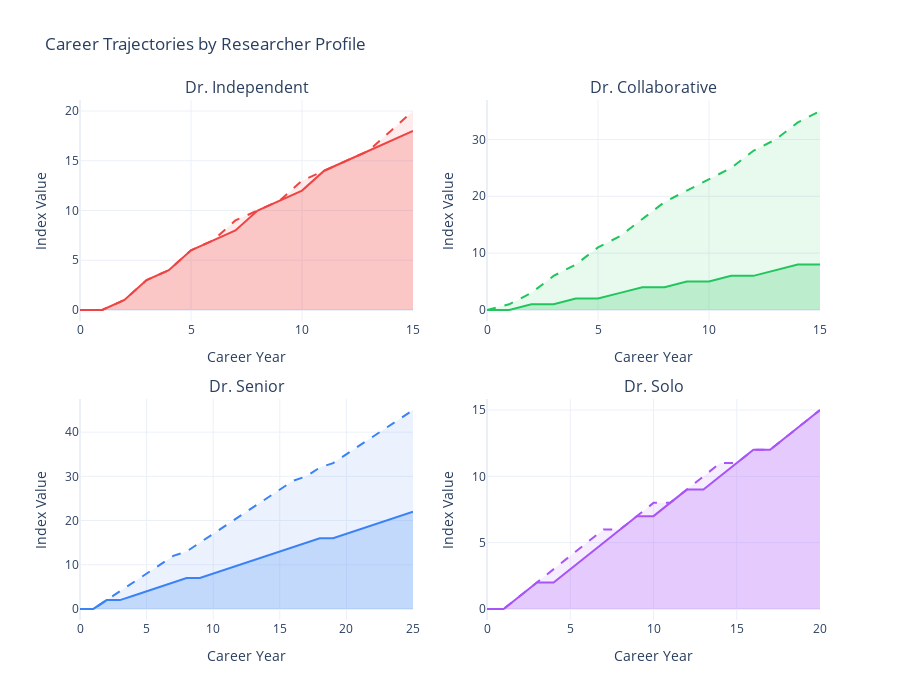

The code cell stored with this chart in its notebook:
### Code cell
create_trajectory_grid().show()

### Figure 1 — Plotly figure (JSON) as saved in the notebook; plotly's stock layout.template omitted (floating-point values rounded to 4 significant figures)
{"data": [{"line": {"color": "#ef4444", "width": 2}, "mode": "lines", "name": "U-index", "showlegend": true, "type": "scatter", "x": [0, 1, 2, 3, 4, 5, 6, 7, 8, 9, 10, 11, 12, 13, 14, 15], "xaxis": "x", "y": [0, 0, 1, 3, 4, 6, 7, 8, 10, 11, 12, 14, 15, 16, 17, 18], "yaxis": "y"}, {"line": {"color": "#ef4444", "dash": "dash", "width": 2}, "mode": "lines", "name": "h-index", "showlegend": true, "type": "scatter", "x": [0, 1, 2, 3, 4, 5, 6, 7, 8, 9, 10, 11, 12, 13, 14, 15], "xaxis": "x", "y": [0, 0, 1, 3, 4, 6, 7, 9, 10, 11, 13, 14, 15, 16, 18, 20], "yaxis": "y"}, {"fill": "tozeroy", "fillcolor": "rgba(239, 68, 68, 0.3)", "mode": "none", "showlegend": false, "type": "scatter", "x": [0, 1, 2, 3, 4, 5, 6, 7, 8, 9, 10, 11, 12, 13, 14, 15], "xaxis": "x", "y": [0, 0, 1, 3, 4, 6, 7, 8, 10, 11, 12, 14, 15, 16, 17, 18], "yaxis": "y"}, {"fill": "toself", "fillcolor": "rgba(239, 68, 68, 0.1)", "mode": "none", "showlegend": false, "type": "scatter", "x": [0, 1, 2, 3, 4, 5, 6, 7, 8, 9, 10, 11, 12, 13, 14, 15, 15, 14, 13, 12, 11, 10, 9, 8, 7, 6, 5, 4, 3, 2, 1, 0], "xaxis": "x", "y": [0, 0, 1, 3, 4, 6, 7, 9, 10, 11, 13, 14, 15, 16, 18, 20, 18, 17, 16, 15, 14, 12, 11, 10, 8, 7, 6, 4, 3, 1, 0, 0], "yaxis": "y"}, {"line": {"color": "#22c55e", "width": 2}, "mode": "lines", "name": "U-index", "showlegend": false, "type": "scatter", "x": [0, 1, 2, 3, 4, 5, 6, 7, 8, 9, 10, 11, 12, 13, 14, 15], "xaxis": "x2", "y": [0, 0, 1, 1, 2, 2, 3, 4, 4, 5, 5, 6, 6, 7, 8, 8], "yaxis": "y2"}, {"line": {"color": "#22c55e", "dash": "dash", "width": 2}, "mode": "lines", "name": "h-index", "showlegend": false, "type": "scatter", "x": [0, 1, 2, 3, 4, 5, 6, 7, 8, 9, 10, 11, 12, 13, 14, 15], "xaxis": "x2", "y": [0, 1, 3, 6, 8, 11, 13, 16, 19, 21, 23, 25, 28, 30, 33, 35], "yaxis": "y2"}, {"fill": "tozeroy", "fillcolor": "rgba(34, 197, 94, 0.3)", "mode": "none", "showlegend": false, "type": "scatter", "x": [0, 1, 2, 3, 4, 5, 6, 7, 8, 9, 10, 11, 12, 13, 14, 15], "xaxis": "x2", "y": [0, 0, 1, 1, 2, 2, 3, 4, 4, 5, 5, 6, 6, 7, 8, 8], "yaxis": "y2"}, {"fill": "toself", "fillcolor": "rgba(34, 197, 94, 0.1)", "mode": "none", "showlegend": false, "type": "scatter", "x": [0, 1, 2, 3, 4, 5, 6, 7, 8, 9, 10, 11, 12, 13, 14, 15, 15, 14, 13, 12, 11, 10, 9, 8, 7, 6, 5, 4, 3, 2, 1, 0], "xaxis": "x2", "y": [0, 1, 3, 6, 8, 11, 13, 16, 19, 21, 23, 25, 28, 30, 33, 35, 8, 8, 7, 6, 6, 5, 5, 4, 4, 3, 2, 2, 1, 1, 0, 0], "yaxis": "y2"}, {"line": {"color": "#3b82f6", "width": 2}, "mode": "lines", "name": "U-index", "showlegend": false, "type": "scatter", "x": [0, 1, 2, 3, 4, 5, 6, 7, 8, 9, 10, 11, 12, 13, 14, 15, 16, 17, 18, 19, 20, 21, 22, 23, 24, 25], "xaxis": "x3", "y": [0, 0, 2, 2, 3, 4, 5, 6, 7, 7, 8, 9, 10, 11, 12, 13, 14, 15, 16, 16, 17, 18, 19, 20, 21, 22], "yaxis": "y3"}, {"line": {"color": "#3b82f6", "dash": "dash", "width": 2}, "mode": "lines", "name": "h-index", "showlegend": false, "type": "scatter", "x": [0, 1, 2, 3, 4, 5, 6, 7, 8, 9, 10, 11, 12, 13, 14, 15, 16, 17, 18, 19, 20, 21, 22, 23, 24, 25], "xaxis": "x3", "y": [0, 0, 2, 4, 6, 8, 10, 12, 13, 15, 17, 19, 21, 23, 25, 27, 29, 30, 32, 33, 35, 37, 39, 41, 43, 45], "yaxis": "y3"}, {"fill": "tozeroy", "fillcolor": "rgba(59, 130, 246, 0.3)", "mode": "none", "showlegend": false, "type": "scatter", "x": [0, 1, 2, 3, 4, 5, 6, 7, 8, 9, 10, 11, 12, 13, 14, 15, 16, 17, 18, 19, 20, 21, 22, 23, 24, 25], "xaxis": "x3", "y": [0, 0, 2, 2, 3, 4, 5, 6, 7, 7, 8, 9, 10, 11, 12, 13, 14, 15, 16, 16, 17, 18, 19, 20, 21, 22], "yaxis": "y3"}, {"fill": "toself", "fillcolor": "rgba(59, 130, 246, 0.1)", "mode": "none", "showlegend": false, "type": "scatter", "x": [0, 1, 2, 3, 4, 5, 6, 7, 8, 9, 10, 11, 12, 13, 14, 15, 16, 17, 18, 19, 20, 21, 22, 23, 24, 25, 25, 24, 23, 22, 21, 20, 19, 18, 17, 16, 15, 14, 13, 12, 11, 10, 9, 8, 7, 6, 5, 4, 3, 2, 1, 0], "xaxis": "x3", "y": [0, 0, 2, 4, 6, 8, 10, 12, 13, 15, 17, 19, 21, 23, 25, 27, 29, 30, 32, 33, 35, 37, 39, 41, 43, 45, 22, 21, 20, 19, 18, 17, 16, 16, 15, 14, 13, 12, 11, 10, 9, 8, 7, 7, 6, 5, 4, 3, 2, 2, 0, 0], "yaxis": "y3"}, {"line": {"color": "#a855f7", "width": 2}, "mode": "lines", "name": "U-index", "showlegend": false, "type": "scatter", "x": [0, 1, 2, 3, 4, 5, 6, 7, 8, 9, 10, 11, 12, 13, 14, 15, 16, 17, 18, 19, 20], "xaxis": "x4", "y": [0, 0, 1, 2, 2, 3, 4, 5, 6, 7, 7, 8, 9, 9, 10, 11, 12, 12, 13, 14, 15], "yaxis": "y4"}, {"line": {"color": "#a855f7", "dash": "dash", "width": 2}, "mode": "lines", "name": "h-index", "showlegend": false, "type": "scatter", "x": [0, 1, 2, 3, 4, 5, 6, 7, 8, 9, 10, 11, 12, 13, 14, 15, 16, 17, 18, 19, 20], "xaxis": "x4", "y": [0, 0, 1, 2, 3, 4, 5, 6, 6, 7, 8, 8, 9, 10, 11, 11, 12, 12, 13, 14, 15], "yaxis": "y4"}, {"fill": "tozeroy", "fillcolor": "rgba(168, 85, 247, 0.3)", "mode": "none", "showlegend": false, "type": "scatter", "x": [0, 1, 2, 3, 4, 5, 6, 7, 8, 9, 10, 11, 12, 13, 14, 15, 16, 17, 18, 19, 20], "xaxis": "x4", "y": [0, 0, 1, 2, 2, 3, 4, 5, 6, 7, 7, 8, 9, 9, 10, 11, 12, 12, 13, 14, 15], "yaxis": "y4"}, {"fill": "toself", "fillcolor": "rgba(168, 85, 247, 0.1)", "mode": "none", "showlegend": false, "type": "scatter", "x": [0, 1, 2, 3, 4, 5, 6, 7, 8, 9, 10, 11, 12, 13, 14, 15, 16, 17, 18, 19, 20, 20, 19, 18, 17, 16, 15, 14, 13, 12, 11, 10, 9, 8, 7, 6, 5, 4, 3, 2, 1, 0], "xaxis": "x4", "y": [0, 0, 1, 2, 3, 4, 5, 6, 6, 7, 8, 8, 9, 10, 11, 11, 12, 12, 13, 14, 15, 15, 14, 13, 12, 12, 11, 10, 9, 9, 8, 7, 7, 6, 5, 4, 3, 2, 2, 1, 0, 0], "yaxis": "y4"}], "layout": {"annotations": [{"font": {"size": 16}, "showarrow": false, "text": "Dr. Independent", "x": 0.225, "xanchor": "center", "xref": "paper", "y": 1.0, "yanchor": "bottom", "yref": "paper"}, {"font": {"size": 16}, "showarrow": false, "text": "Dr. Collaborative", "x": 0.775, "xanchor": "center", "xref": "paper", "y": 1.0, "yanchor": "bottom", "yref": "paper"}, {"font": {"size": 16}, "showarrow": false, "text": "Dr. Senior", "x": 0.225, "xanchor": "center", "xref": "paper", "y": 0.425, "yanchor": "bottom", "yref": "paper"}, {"font": {"size": 16}, "showarrow": false, "text": "Dr. Solo", "x": 0.775, "xanchor": "center", "xref": "paper", "y": 0.425, "yanchor": "bottom", "yref": "paper"}], "height": 700, "showlegend": false, "title": {"text": "Career Trajectories by Researcher Profile"}, "xaxis": {"anchor": "y", "domain": [0.0, 0.45], "title": {"text": "Career Year"}}, "xaxis2": {"anchor": "y2", "domain": [0.55, 1.0], "title": {"text": "Career Year"}}, "xaxis3": {"anchor": "y3", "domain": [0.0, 0.45], "title": {"text": "Career Year"}}, "xaxis4": {"anchor": "y4", "domain": [0.55, 1.0], "title": {"text": "Career Year"}}, "yaxis": {"anchor": "x", "domain": [0.575, 1.0], "title": {"text": "Index Value"}}, "yaxis2": {"anchor": "x2", "domain": [0.575, 1.0], "title": {"text": "Index Value"}}, "yaxis3": {"anchor": "x3", "domain": [0.0, 0.425], "title": {"text": "Index Value"}}, "yaxis4": {"anchor": "x4", "domain": [0.0, 0.425], "title": {"text": "Index Value"}}}}
